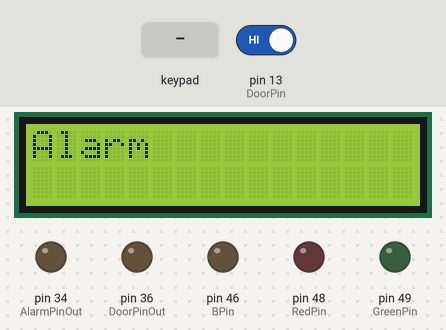
The sketch below on a simulated Arduino Mega 2560, built with avr-gcc and run on an emulated ATmega2560. Parts: 16×2 character LCD, output pins drawn as LEDs (lit = HIGH). Dashed ring = blinking. Inputs (shaded band) come from the test bench; at power-on: pin 13 (DoorPin) HIGH. What the sketch prints to the serial monitor is not drawn.

Above: at 1.2 s.
1.3 s: keypad keys 1 3 3 3 # pressed 0.4 s apart
At 3.9 s:
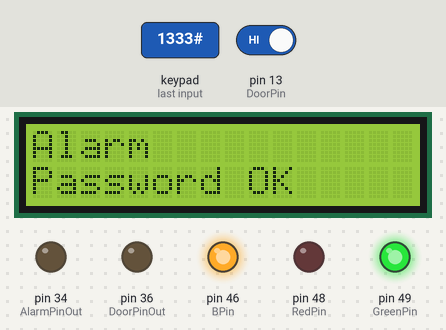
4.8 s: key '#' pressed
At 5.4 s:
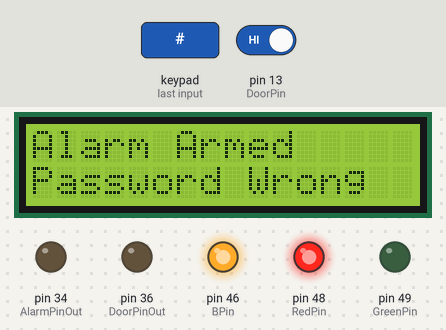
7.8 s: keypad keys 1 3 3 3 * pressed 0.4 s apart
At 9.8 s:
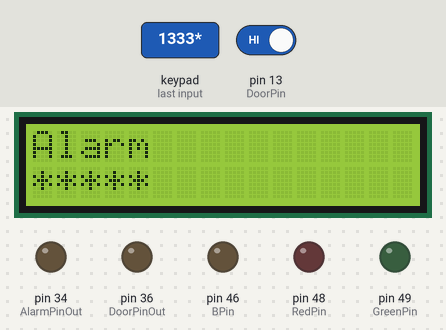
11.3 s: key '*' pressed
At 12.5 s:
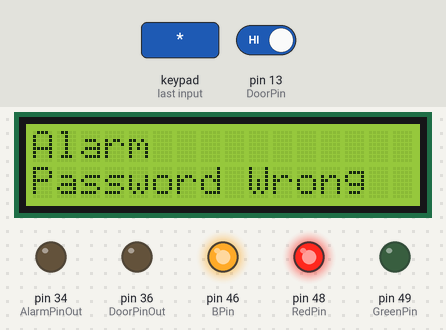
14.3 s: pin 13 (DoorPin) driven LOW
At 14.7 s:
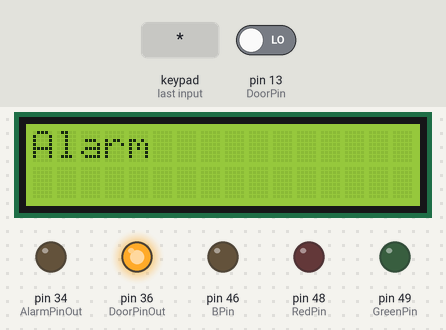
16.7 s: key '2' pressed
At 16.91 s:
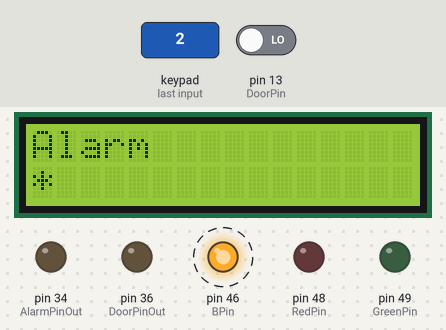
Timing chart, 0 to 19.9 s (numbered marks = the images above; inputs shaded):
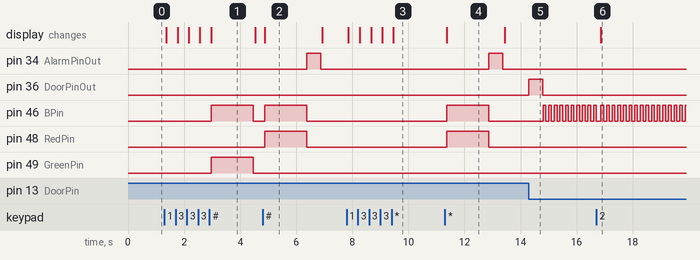

The sketch:

Alarm_System.ino
```cpp
#include <Keypad.h>
#include <Password.h>
#include <LiquidCrystal.h>

String newPasswordString; //hold the new password
char newPassword[6];      //charater string of newPasswordString

const int rs = 41, en = 40, d4 = 45, d5 = 44, d6 = 43, d7 = 42;
LiquidCrystal lcd(rs, en, d4, d5, d6, d7);

int RedPin = 48;
int GreenPin = 49;
int BPin = 46;
int DoorPin = 13;
int AlarmPinOut = 34;
int DoorPinOut = 36;
int Door;
int AlarmArmed = 0;

//int DoorPin = 30;
//int WindowPin = 31;

//initialize password to 1333
//you can use password.set(newPassword) to overwrite it
Password password = Password( "1333" );

byte maxPasswordLength = 6;
byte currentPasswordLength = 0;
const byte ROWS = 4; // Four rows
const byte COLS = 4; // Four columns

//Define the keymap
char keys[ROWS][COLS] =
{
  {'1','2','3','A'},
  {'4','5','6','B'},
  {'7','8','9','C'},
  {'*','0','#','D'}
};

//// Connect keypad ROW0, ROW1, ROW2 and ROW3 to these Arduino pins.
byte rowPins[ROWS] = {5,4,3,2}; //connect to row pinouts

// Connect keypad COL0, COL1, COL2 and COL3 to these Arduino pins.
byte colPins[COLS] = {9,8,7,6}; //connect to column pinouts

// Create the Keypad
Keypad keypad = Keypad( makeKeymap(keys), rowPins, colPins, ROWS, COLS );

void setup()
{  // put your setup code here, to run once:
   pinMode(RedPin, OUTPUT);
   pinMode(GreenPin, OUTPUT);
   pinMode(BPin, OUTPUT);
   pinMode(AlarmPinOut, OUTPUT);
   pinMode(DoorPinOut, OUTPUT);
   pinMode(DoorPin, INPUT);
   lcd.begin(16, 2);
   lcd.print("Alarm");
   Serial.begin(9600);
}

void loop()
{
  keypadprocess();

  Door = digitalRead(DoorPin);
  //Serial.println(Door);
  //delay(100000);
  if (Door == 0 && AlarmArmed == 1)
  {
    digitalWrite(DoorPinOut, HIGH);
    delay(500);
    digitalWrite(DoorPinOut, LOW);
    int i = 0;
    while(AlarmArmed == 1 && i<100)
    {
       keypadprocess();
       digitalWrite(BPin, HIGH);
       delay(100);
       digitalWrite(BPin, LOW);
       delay(100);
       i++;
    }

    checkPassword();

    if(AlarmArmed == 1)
    {
      digitalWrite(AlarmPinOut, HIGH);
      delay(500);
      digitalWrite(AlarmPinOut, LOW);
    }
  }
}


void keypadprocess()
{
  lcd.setCursor(0, 1);
       char key = keypad.getKey();
       if (key != NO_KEY)
       {
        delay(60);
        switch (key)
        {
          case 'A': break;
          case 'B': break;
          case 'C': break;
          case 'D': break;
          case '#': checkPassword(); break;
          default: processNumberKey(key);
        }
       }
}

void processNumberKey(char key)
{
   Serial.print(key);
   //lcd.print(key);
   currentPasswordLength++;
   password.append(key);
   if (currentPasswordLength == maxPasswordLength)
   {
      checkPassword();
   }

   if (currentPasswordLength == 1)
   {
    lcd.print("*");
   }
   else if (currentPasswordLength == 2)
   {
    lcd.print("**");
   }
   else if (currentPasswordLength == 3)
   {
    lcd.print("***");
   }
   else if (currentPasswordLength == 4)
   {
    lcd.print("****");
   }
   else if (currentPasswordLength == 5)
   {
    lcd.print("*****");
   }
   else if (currentPasswordLength == 6)
   {
    lcd.print("******");
   }
}

void checkPassword()
{
   if (password.evaluate())
   {
      lcd.print("Password OK");

      Serial.println(" OK.");
      digitalWrite(BPin, HIGH);
      digitalWrite(GreenPin, HIGH);
      delay(1500);
      digitalWrite(GreenPin, LOW);
      digitalWrite(BPin, LOW);

      if(AlarmArmed == 0)
      {
        AlarmArmed = 1;
        lcd.begin(16, 2);
        lcd.print("Alarm Armed");
      }
      else
      {
        AlarmArmed = 0;
        lcd.begin(16, 2);
        lcd.print("Alarm");
      }


   }
   else
   {
      lcd.print("Password Wrong");

      Serial.println(" Wrong passwowrd!");
      digitalWrite(BPin, HIGH);
      digitalWrite(RedPin, HIGH);
      delay(1500);
      digitalWrite(RedPin, LOW);
      digitalWrite(BPin, LOW);

      if(AlarmArmed == 1)
      {
        digitalWrite(AlarmPinOut, HIGH);
        delay(500);
        digitalWrite(AlarmPinOut, LOW);
      }

      lcd.begin(16, 2);
      lcd.print("Alarm");
   }
   resetPassword();
}

void resetPassword()
{
   password.reset();
   currentPasswordLength = 0;
}
```

Measured:
- after the input at 1.3 s, pin 46 (BPin), pin 49 (GreenPin): LOW → HIGH after 1.7 s, → LOW 1.5 s later; the display: first changes after 0.07 s (image 1 shows a later state)
- after the input at 4.8 s, pin 34 (AlarmPinOut): LOW → HIGH after 1.6 s, → LOW 0.50 s later; pin 46 (BPin), pin 48 (RedPin): LOW → HIGH after 0.07 s, → LOW 1.5 s later; the display: changes after 0.07 s (image 2)
- after the input at 7.8 s, the display: first changes after 0.06 s (image 3 shows a later state)
- after the input at 11.3 s, pin 34 (AlarmPinOut): LOW → HIGH after 1.6 s, → LOW 0.50 s later; pin 46 (BPin), pin 48 (RedPin): LOW → HIGH after 0.07 s, → LOW 1.5 s later; the display: changes after 0.07 s (image 4)
- after the input at 14.3 s, pin 36 (DoorPinOut): LOW → HIGH at once, → LOW 0.50 s later; pin 46 (BPin): alternates HIGH for 0.10 s and LOW for 0.10 s, starting after 0.50 s
- after the input at 16.7 s, the display: changes after 0.17 s (image 6)
- what the display in image 1 shows lasts 1.5 s, from 3.0 s to 4.5 s
